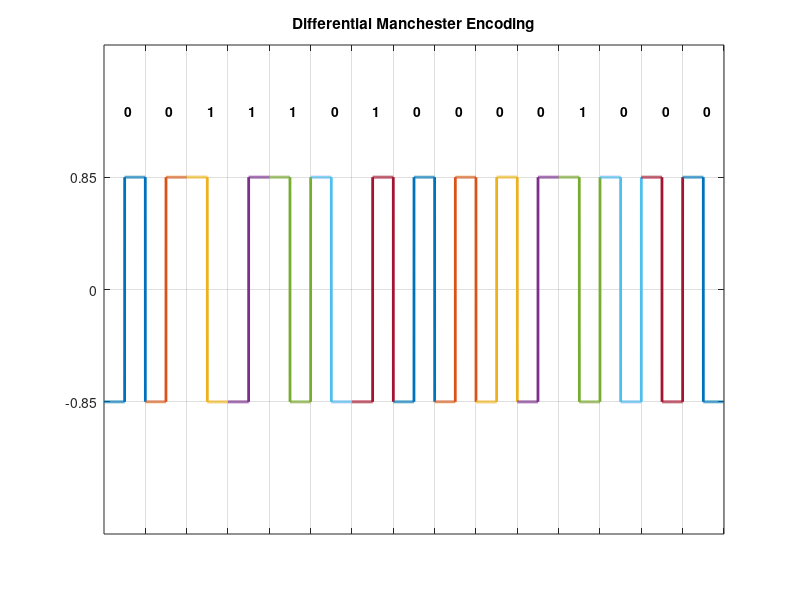

Source code (MATLAB):
bitstream=[0 0 1 1 1 0 1 0 0 0 0 1 0 0 0];
    %DIFF_MANCHESTER Differential Manchester encoding
    %   sample data:
    %       d = [ 0 1 0 0 1 1 0 0 0 1 1 ]
    %   usage:
    %       diff_manchester(d)
    %   author:
    %       Anastasios Latsas

    % pulse height
    pulse = 0.85;
    % assume high->low level for pulse before given data
    current_level = -pulse;

    for bit = 1:length(bitstream)
        % set bit time
        bt = bit-1:0.001:bit;

        if current_level < 0
            % low -> high
            y = (bt<bit) * pulse - 2 * pulse * (bt < bit - 0.5);
        else
            % high -> low
            y = -(bt<bit) * pulse + 2 * pulse * (bt < bit - 0.5);
        end

        % in diff manchester each bit change pulse levels
        current_level = -current_level;

        try
            if bitstream(bit+1) == 0
                % zero forces a change at pulse start
                current_level = - current_level;
            end
        catch e
            % do nothing; assume next bit is 1 which does not
            % chage the beggining of the next pulse level
        end

        % replace last zero with next level start
        y(end) = current_level;

        % draw pulse and bit label
        plot(bt, y, 'LineWidth', 2);
        text(bit-0.5, pulse+0.5, num2str(bitstream(bit)), ...
            'FontWeight', 'bold')
        hold on;
    end
    % draw grids
    grid on;
    axis([0 length(bitstream) -pulse-1 pulse+1]);
    set(gca,'YTick', [-pulse 0 pulse])
    set(gca,'XTick', 1:length(bitstream))
    set(gca,'XTickLabel', '')
    title('Differential Manchester Encoding')

